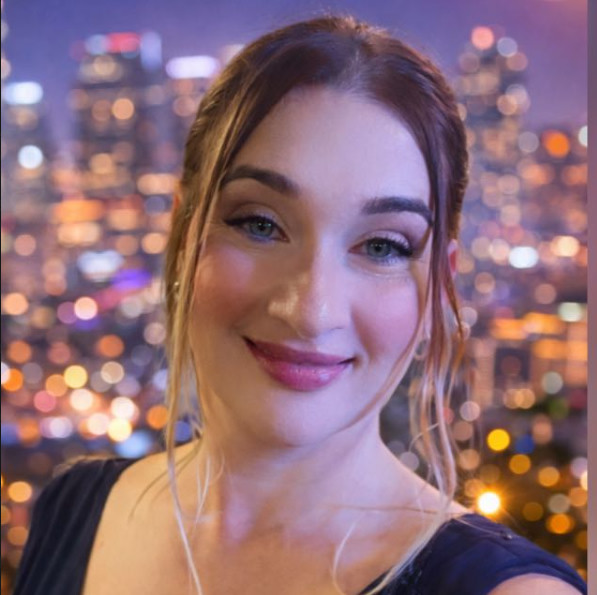
#> input picture assets/originais/foto_retrato/leticia-retrato.jpg, 597 x 595 px
$ python build_imagens.py
#> lines starting #> are read from the running program, lines starting #| are printed output that depends on the picture
# -*- coding: utf-8 -*-
"""
Pipeline de imagem para o site da Leticia Caires.
Fonte: retrato real dela (fundo de luzes desfocado, sem banner de evento) --
substituiu a foto do evento rosa usada na primeira versao do site.
"""
from PIL import Image, ImageFilter, ImageEnhance
import os

RAIZ = os.path.dirname(os.path.dirname(os.path.abspath(__file__)))
ORIGEM = os.path.join(RAIZ, "assets", "originais", "foto_retrato", "leticia-retrato.jpg")
SAIDA = os.path.join(RAIZ, "assets", "img")
os.makedirs(SAIDA, exist_ok=True)


def afiar(im, fator_upscale):
    if fator_upscale > 1.15:
        im = im.filter(ImageFilter.GaussianBlur(0.4))
    raio = max(1.0, 1.4 * fator_upscale)
    return im.filter(ImageFilter.UnsharpMask(radius=raio, percent=130, threshold=2))


def preparar(caixa, largura_final, altura_final, saida, foco_y=0.5):
#> called with caixa = (60, 0, 536, 595), largura_final = 900, altura_final = 1125, saida = 'hero-leticia', foco_y = 0.15
    im = Image.open(ORIGEM).convert("RGB")
#> im is the input picture: PIL image 597x595 RGB; mean R, G, B 142.9, 108.9, 119.5
    recorte = im.crop(caixa)
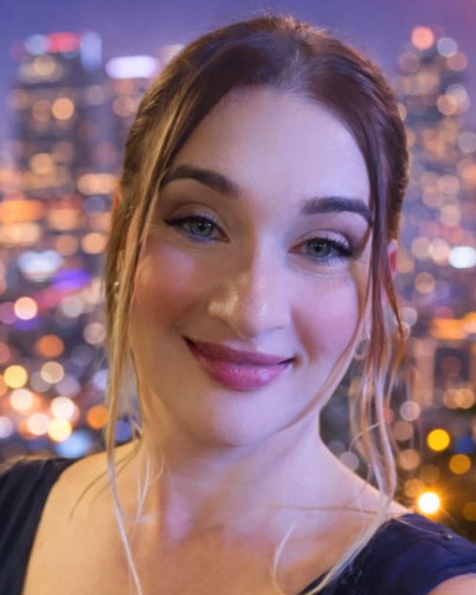
#> recorte: PIL image 476x595 RGB; mean R, G, B 144.8, 111.1, 122.1
    fator = largura_final / recorte.width
#> fator = 1.89
    recorte = recorte.resize((largura_final, round(recorte.height * fator)), Image.LANCZOS)
#> recorte: PIL image 900x1125 RGB
    if recorte.height != altura_final:
        excedente = recorte.height - altura_final
        topo = int(excedente * foco_y)
        recorte = recorte.crop((0, topo, largura_final, topo + altura_final))
    recorte = ImageEnhance.Color(recorte).enhance(1.05)
    recorte = ImageEnhance.Contrast(recorte).enhance(1.04)
    recorte = afiar(recorte, fator)
    recorte.save(os.path.join(SAIDA, f"{saida}.jpg"), "JPEG", quality=91, subsampling=0)
    recorte.save(os.path.join(SAIDA, f"{saida}.webp"), "WEBP", quality=89)
    print(f"{saida}: {recorte.size} ok")
#| hero-leticia: (900, 1125) ok


if __name__ == "__main__":
    # Caixa (x0, y0, x1, y1) no retrato original de 597x595
    preparar((60, 0, 536, 595), 900, 1125, "hero-leticia", foco_y=0.15)
    preparar((1, 0, 596, 595), 1000, 1000, "sobre-leticia", foco_y=0.4)
#> call 2 of afiar, with fator_upscale = 1.68
#> in afiar (call 2), `return im.filter(ImageFilter.UnsharpMask(radius=raio, percent=130, thr..`:
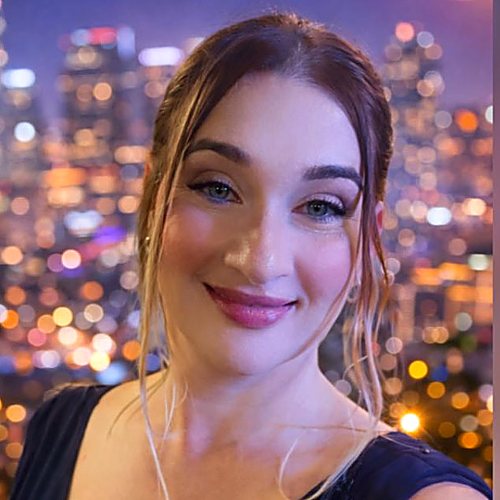
#> returned value: PIL image 1000x1000 RGB (shown at 1/2 size); mean R, G, B 144.2, 107.1, 118.6
#| sobre-leticia: (1000, 1000) ok
    preparar((0, 140, 597, 453), 1200, 630, "og-leticia", foco_y=0.5)
#> call 3 of preparar, with caixa = (0, 140, 597, 453), largura_final = 1200, altura_final = 630, saida = 'og-leticia', foco_y = 0.5
#> in preparar (call 3), `recorte = im.crop(caixa)`:
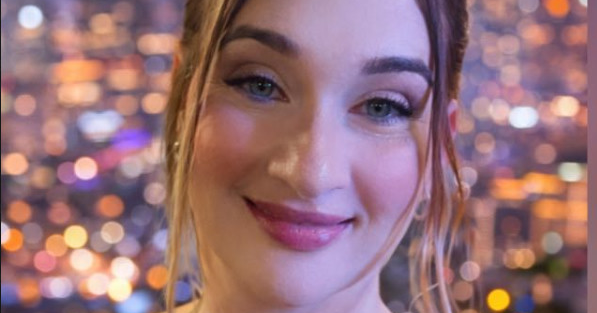
#> recorte: PIL image 597x313 RGB; mean R, G, B 151.9, 113.4, 120.7
#| og-leticia: (1200, 630) ok
    print("done")
